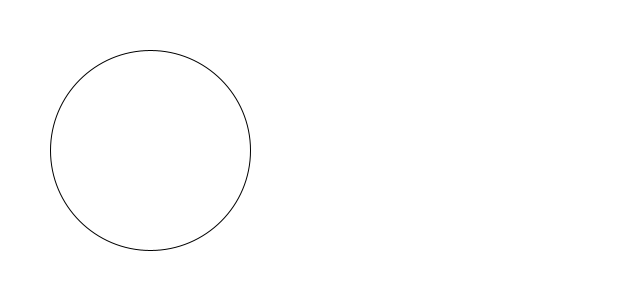
Frame 1 (no input)
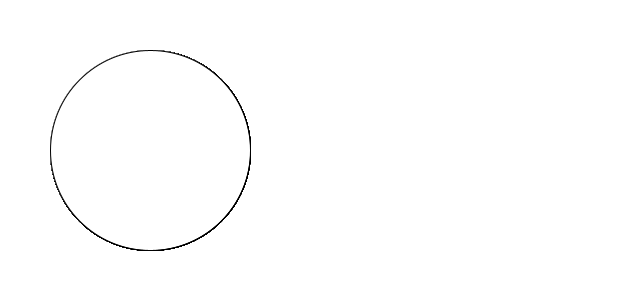
Frame 60 (the mouse pressed at the canvas centre just before this capture)
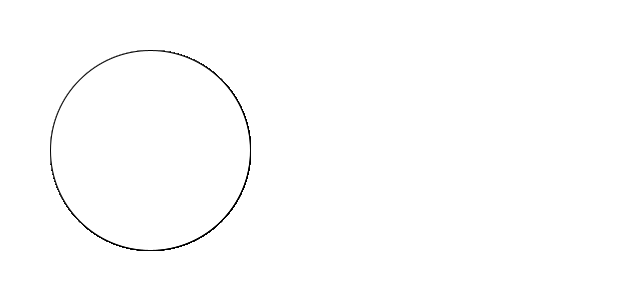
Frame 120 (the mouse held since frame 60 and released just before this capture)

The Processing sketch that drew these frames (run headless with seeded random() and noise(); from frame 60 on, the mouse is pressed at the canvas centre):

// Processing sketch: processingstarter
// ── processingstarter.pde
void setup() {
    size(640,300);
    background(255,255,255);
}

void draw() {
    circle(150,150,200);
}
